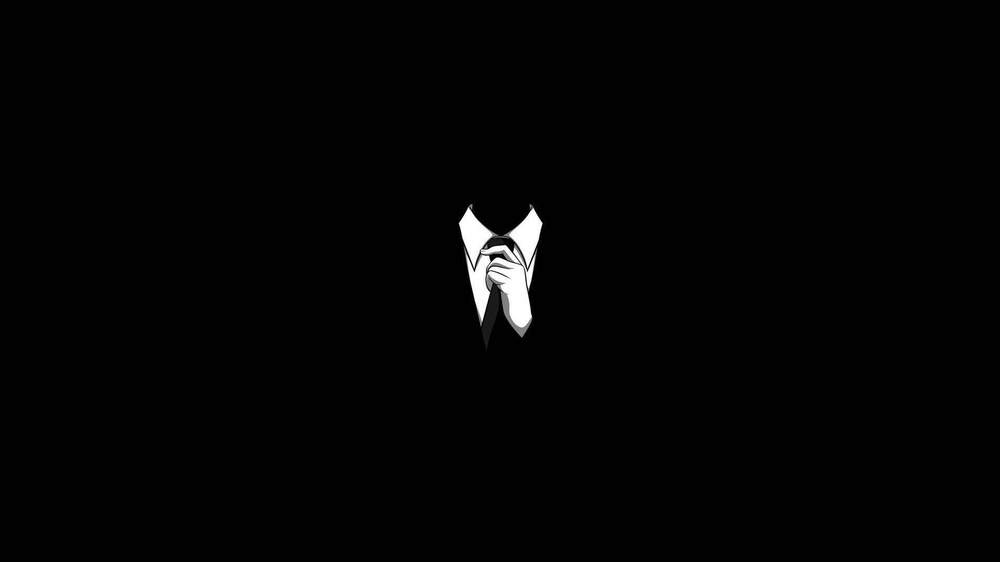
#> input picture ex4/dark.jpg, 1000 x 562 px, shrunk from 1920 x 1080 before the run
$ jupyter execute ex4.ipynb
#> lines starting #> are read from the running program, lines starting #| are printed output that depends on the picture
[cell 1]
import cv2
import numpy as np
from matplotlib import pyplot as plt

def plot_histogram(image, title, ax):
    hist = cv2.calcHist([image], [0], None, [256], [0, 256])
    ax.plot(hist)
    ax.set_xlim([0, 256])
    ax.set_title(title)

def enhance_image(image):
    # Apply histogram equalization
    return cv2.equalizeHist(image)

# Load images
dark_image = cv2.imread('dark.jpg', cv2.IMREAD_GRAYSCALE)
#> dark_image is the input picture: shape (562, 1000); min 0, max 255, mean 3.3
light_image = cv2.imread('bright.jpg', cv2.IMREAD_GRAYSCALE)
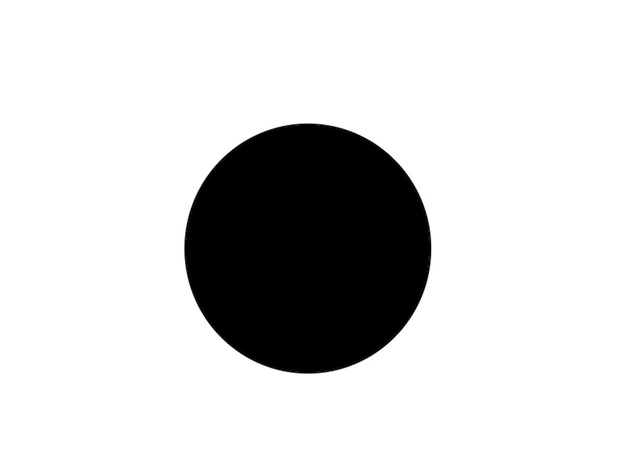
#> input picture ex4/bright.jpg, 625 x 469 px, shrunk from 1200 x 900 before the run
#> light_image is the input picture: shape (469, 625); min 0, max 255, mean 212.9
low_contrast_image = cv2.imread('low_contrast.png', cv2.IMREAD_GRAYSCALE)
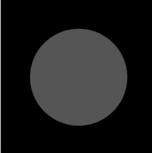
#> input picture ex4/low_contrast.png, 152 x 153 px, shrunk from 291 x 294 before the run
#> low_contrast_image is the input picture: shape (153, 152); min 0, max 163, mean 28.2
high_contrast_image = cv2.imread('high.jpg', cv2.IMREAD_GRAYSCALE)
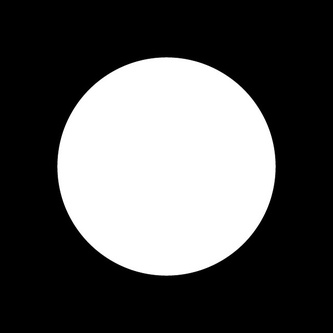
#> input picture ex4/high.jpg, 333 x 333 px, shrunk from 640 x 640 before the run
#> high_contrast_image is the input picture: shape (333, 333); min 0, max 255, mean 86

# Enhance images
enhanced_dark = enhance_image(dark_image)
enhanced_light = enhance_image(light_image)
enhanced_low_contrast = enhance_image(low_contrast_image)
enhanced_high_contrast = enhance_image(high_contrast_image)

# Plot original and enhanced images with their histograms
fig, axes = plt.subplots(4, 4, figsize=(20, 20))

# Dark Image
axes[0, 0].imshow(dark_image, cmap='gray')
axes[0, 0].set_title('Original Dark Image')
axes[0, 0].axis('off')
plot_histogram(dark_image, 'Histogram of Dark Image', axes[0, 1])
#> in plot_histogram, `hist = cv2.calcHist([image], [0], None, [256], [0, 256])`: hist = 256 values, max 552945 at index 1, min 1 at index 154, mean 2195.3

axes[0, 2].imshow(enhanced_dark, cmap='gray')
axes[0, 2].set_title('Enhanced Dark Image')
axes[0, 2].axis('off')
plot_histogram(enhanced_dark, 'Histogram of Enhanced Dark Image', axes[0, 3])

# Light Image
axes[1, 0].imshow(light_image, cmap='gray')
axes[1, 0].set_title('Original Light Image')
axes[1, 0].axis('off')
plot_histogram(light_image, 'Histogram of Light Image', axes[1, 1])

axes[1, 2].imshow(enhanced_light, cmap='gray')
axes[1, 2].set_title('Enhanced Light Image')
axes[1, 2].axis('off')
plot_histogram(enhanced_light, 'Histogram of Enhanced Light Image', axes[1, 3])

# Low Contrast Image
axes[2, 0].imshow(low_contrast_image, cmap='gray')
axes[2, 0].set_title('Original Low Contrast Image')
axes[2, 0].axis('off')
plot_histogram(low_contrast_image, 'Histogram of Low Contrast Image', axes[2, 1])
#> in plot_histogram (call 5), `hist = cv2.calcHist([image], [0], None, [256], [0, 256])`: hist = 256 values, max 15045 at index 0, min 0 at index 90, mean 90.84

axes[2, 2].imshow(enhanced_low_contrast, cmap='gray')
axes[2, 2].set_title('Enhanced Low Contrast Image')
axes[2, 2].axis('off')
plot_histogram(enhanced_low_contrast, 'Histogram of Enhanced Low Contrast Image', axes[2, 3])

# High Contrast Image
axes[3, 0].imshow(high_contrast_image, cmap='gray')
axes[3, 0].set_title('Original High Contrast Image')
axes[3, 0].axis('off')
plot_histogram(high_contrast_image, 'Histogram of High Contrast Image', axes[3, 1])
#> in plot_histogram (call 7), `hist = cv2.calcHist([image], [0], None, [256], [0, 256])`: hist = 256 values, max 71128 at index 0, min 0 at index 34, mean 433.2

axes[3, 2].imshow(enhanced_high_contrast, cmap='gray')
axes[3, 2].set_title('Enhanced High Contrast Image')
axes[3, 2].axis('off')
plot_histogram(enhanced_high_contrast, 'Histogram of Enhanced High Contrast Image', axes[3, 3])

plt.tight_layout()
plt.show()
#> figure, not shown here; panel 2: curve peaks at x = 1, y = 552945; panel 4: curve peaks at x = 251, y = 553489; panel 6: curve peaks at x = 255, y = 242070; panel 8: curve peaks at x = 255, y = 242070

[cell 2]
import cv2
import numpy as np
from matplotlib import pyplot as plt

def plot_histogram(image, title, ax):
    hist = cv2.calcHist([image], [0], None, [256], [0, 256])
    ax.plot(hist)
    ax.set_xlim([0, 256])
    ax.set_title(title)

# Load images
dark_image = cv2.imread('dark.jpg', cv2.IMREAD_GRAYSCALE)
light_image = cv2.imread('bright.jpg', cv2.IMREAD_GRAYSCALE)
low_contrast_image = cv2.imread('low_contrast.png', cv2.IMREAD_GRAYSCALE)
high_contrast_image = cv2.imread('flower.jpeg', cv2.IMREAD_GRAYSCALE)
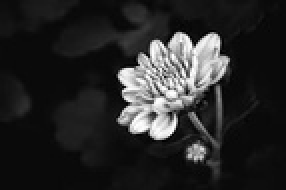
#> input picture ex4/flower.jpeg, 143 x 95 px, shrunk from 275 x 183 before the run (shown 2 times larger)
#> high_contrast_image is the input picture: shape (95, 143); min 0, max 255, mean 40.2

# Plot original images with their histograms
fig, axes = plt.subplots(4, 4, figsize=(20, 20))

# Dark Image
axes[0, 0].imshow(dark_image, cmap='gray')
axes[0, 0].set_title('Original Dark Image')
axes[0, 0].axis('off')
plot_histogram(dark_image, 'Histogram of Dark Image', axes[0, 1])
#> in plot_histogram, `hist = cv2.calcHist([image], [0], None, [256], [0, 256])`: hist = 256 values, max 552945 at index 1, min 1 at index 154, mean 2195.3

# Light Image
axes[1, 0].imshow(light_image, cmap='gray')
axes[1, 0].set_title('Original Light Image')
axes[1, 0].axis('off')
plot_histogram(light_image, 'Histogram of Light Image', axes[1, 1])

# Low Contrast Image
axes[2, 0].imshow(low_contrast_image, cmap='gray')
axes[2, 0].set_title('Original Low Contrast Image')
axes[2, 0].axis('off')
plot_histogram(low_contrast_image, 'Histogram of Low Contrast Image', axes[2, 1])

# High Contrast Image
axes[3, 0].imshow(high_contrast_image, cmap='gray')
axes[3, 0].set_title('Original High Contrast Image')
axes[3, 0].axis('off')
plot_histogram(high_contrast_image, 'Histogram of High Contrast Image', axes[3, 1])

# Clear out the remaining subplots
for i in range(4):
    for j in range(2, 4):
        axes[i, j].axis('off')

plt.tight_layout()
plt.show()
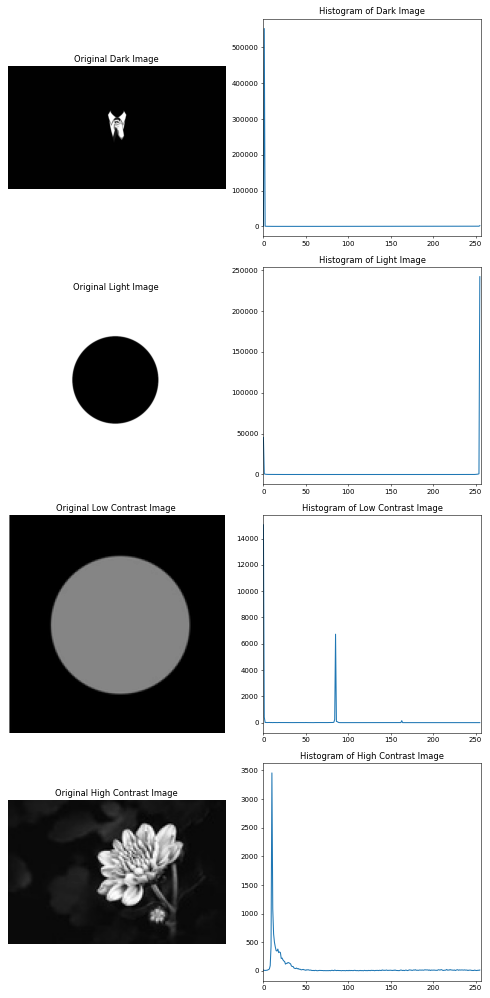
#> figure drawn by matplotlib, 8 panels; panel 2: curve peaks at x = 1, y = 552945; panel 4: curve peaks at x = 255, y = 242070; panel 6: curve peaks at x = 0, y = 15045; panel 8: curve peaks at x = 10, y = 3457

[cell 3]
import cv2
import numpy as np
from matplotlib import pyplot as plt

def plot_histogram(image, title, ax):
    hist = cv2.calcHist([image], [0], None, [256], [0, 256])
    ax.plot(hist)
    ax.set_xlim([0, 256])
    ax.set_title(title)

def enhance_image(image):
    # Apply histogram equalization
    return cv2.equalizeHist(image)

# Load images
dark_image = cv2.imread('dark.jpg', cv2.IMREAD_GRAYSCALE)
light_image = cv2.imread('bright.jpg', cv2.IMREAD_GRAYSCALE)
low_contrast_image = cv2.imread('low_contrast.png', cv2.IMREAD_GRAYSCALE)
high_contrast_image = cv2.imread('flower.jpeg', cv2.IMREAD_GRAYSCALE)

# Enhance images using histogram equalization
enhanced_dark = enhance_image(dark_image)
enhanced_light = enhance_image(light_image)
enhanced_low_contrast = enhance_image(low_contrast_image)
enhanced_high_contrast = enhance_image(high_contrast_image)
#> in enhance_image (call 4), `return cv2.equalizeHist(image)`:
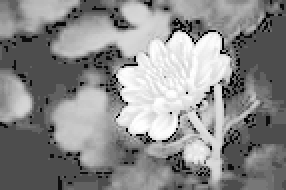
#> returned value: shape (95, 143) (shown 2 times larger); min 0, max 255, mean 137.9

# Plot original and enhanced images with their histograms
fig, axes = plt.subplots(4, 4, figsize=(20, 20))

# Dark Image
axes[0, 0].imshow(dark_image, cmap='gray')
axes[0, 0].set_title('Original Dark Image')
axes[0, 0].axis('off')
plot_histogram(dark_image, 'Histogram of Dark Image', axes[0, 1])

axes[0, 2].imshow(enhanced_dark, cmap='gray')
axes[0, 2].set_title('Enhanced Dark Image')
axes[0, 2].axis('off')
plot_histogram(enhanced_dark, 'Histogram of Enhanced Dark Image', axes[0, 3])

# Light Image
axes[1, 0].imshow(light_image, cmap='gray')
axes[1, 0].set_title('Original Light Image')
axes[1, 0].axis('off')
plot_histogram(light_image, 'Histogram of Light Image', axes[1, 1])

axes[1, 2].imshow(enhanced_light, cmap='gray')
axes[1, 2].set_title('Enhanced Light Image')
axes[1, 2].axis('off')
plot_histogram(enhanced_light, 'Histogram of Enhanced Light Image', axes[1, 3])

# Low Contrast Image
axes[2, 0].imshow(low_contrast_image, cmap='gray')
axes[2, 0].set_title('Original Low Contrast Image')
axes[2, 0].axis('off')
plot_histogram(low_contrast_image, 'Histogram of Low Contrast Image', axes[2, 1])
#> in plot_histogram (call 5), `hist = cv2.calcHist([image], [0], None, [256], [0, 256])`: hist = 256 values, max 15045 at index 0, min 0 at index 90, mean 90.84

axes[2, 2].imshow(enhanced_low_contrast, cmap='gray')
axes[2, 2].set_title('Enhanced Low Contrast Image')
axes[2, 2].axis('off')
plot_histogram(enhanced_low_contrast, 'Histogram of Enhanced Low Contrast Image', axes[2, 3])

# High Contrast Image
axes[3, 0].imshow(high_contrast_image, cmap='gray')
axes[3, 0].set_title('Original High Contrast Image')
axes[3, 0].axis('off')
plot_histogram(high_contrast_image, 'Histogram of High Contrast Image', axes[3, 1])
#> in plot_histogram (call 7), `hist = cv2.calcHist([image], [0], None, [256], [0, 256])`: hist = 256 values, max 3457 at index 10, min 3 at index 79, mean 53.07

axes[3, 2].imshow(enhanced_high_contrast, cmap='gray')
axes[3, 2].set_title('Enhanced High Contrast Image')
axes[3, 2].axis('off')
plot_histogram(enhanced_high_contrast, 'Histogram of Enhanced High Contrast Image', axes[3, 3])

# Clear out the remaining subplots
for i in range(4):
    for j in range(2, 4):
        axes[i, j].axis('off')

# Adjust layout to remove white space
plt.tight_layout()
plt.savefig('output.png', bbox_inches='tight', pad_inches=0)
#> figure, not shown here; panel 2: curve peaks at x = 1, y = 552945; panel 6: curve peaks at x = 255, y = 242070; panel 10: curve peaks at x = 0, y = 15045; panel 14: curve peaks at x = 10, y = 3457
plt.show()

[cell 4]
import cv2
import numpy as np
from matplotlib import pyplot as plt
from skimage import exposure

def plot_histogram(image, title, ax):
    # Convert image to uint8 if it's not already
    if image.dtype != np.uint8:
        image = (image * 255).astype(np.uint8)
    hist = cv2.calcHist([image], [0], None, [256], [0, 256])
    ax.plot(hist)
    ax.set_xlim([0, 256])
    ax.set_title(title)

def match_histograms(source, reference):
    # Match the histogram of the source image to that of the reference image
    return exposure.match_histograms(source, reference, channel_axis=None)

# Load images
dark_image = cv2.imread('dark.jpg', cv2.IMREAD_GRAYSCALE)
light_image = cv2.imread('bright.jpg', cv2.IMREAD_GRAYSCALE)
low_contrast_image = cv2.imread('low_contrast.png', cv2.IMREAD_GRAYSCALE)
high_contrast_image = cv2.imread('flower.jpeg', cv2.IMREAD_GRAYSCALE)

# Target histogram: Using light image as the reference
target_histogram = light_image

# Apply histogram matching
matched_dark = match_histograms(dark_image, target_histogram)
matched_low_contrast = match_histograms(low_contrast_image, target_histogram)
matched_high_contrast = match_histograms(high_contrast_image, target_histogram)
#> in match_histograms (call 3), `return exposure.match_histograms(source, reference, channel_axis=None)`:
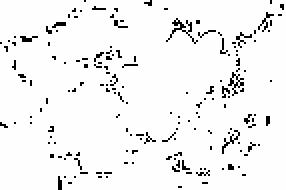
#> returned value: shape (95, 143) float64 (shown 2 times larger); min 0, max 255, mean 242.2

# Plot original and matched images with their histograms
fig, axes = plt.subplots(4, 4, figsize=(20, 20))

# Dark Image
axes[0, 0].imshow(dark_image, cmap='gray')
axes[0, 0].set_title('Original Dark Image')
axes[0, 0].axis('off')
plot_histogram(dark_image, 'Histogram of Dark Image', axes[0, 1])
#> in plot_histogram, `hist = cv2.calcHist([image], [0], None, [256], [0, 256])`: hist = 256 values, max 552945 at index 1, min 1 at index 154, mean 2195.3

axes[0, 2].imshow(matched_dark, cmap='gray')
axes[0, 2].set_title('Matched Dark Image')
axes[0, 2].axis('off')
plot_histogram(matched_dark, 'Histogram of Matched Dark Image', axes[0, 3])

# Light Image
axes[1, 0].imshow(light_image, cmap='gray')
axes[1, 0].set_title('Original Light Image')
axes[1, 0].axis('off')
plot_histogram(light_image, 'Histogram of Light Image', axes[1, 1])

# Low Contrast Image
axes[2, 0].imshow(low_contrast_image, cmap='gray')
axes[2, 0].set_title('Original Low Contrast Image')
axes[2, 0].axis('off')
plot_histogram(low_contrast_image, 'Histogram of Low Contrast Image', axes[2, 1])

axes[2, 2].imshow(matched_low_contrast, cmap='gray')
axes[2, 2].set_title('Matched Low Contrast Image')
axes[2, 2].axis('off')
plot_histogram(matched_low_contrast, 'Histogram of Matched Low Contrast Image', axes[2, 3])
#> in plot_histogram (call 5), `image = (image * 255).astype(np.uint8)`:
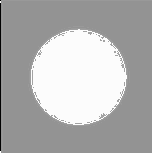
#> image: shape (153, 152); min 1, max 255, mean 177.8
#> in plot_histogram (call 5), `hist = cv2.calcHist([image], [0], None, [256], [0, 256])`: hist = 256 values, max 15045 at index 147, min 0 at index 0, mean 90.84

# High Contrast Image
axes[3, 0].imshow(high_contrast_image, cmap='gray')
axes[3, 0].set_title('Original High Contrast Image')
axes[3, 0].axis('off')
plot_histogram(high_contrast_image, 'Histogram of High Contrast Image', axes[3, 1])

axes[3, 2].imshow(matched_high_contrast, cmap='gray')
axes[3, 2].set_title('Matched High Contrast Image')
axes[3, 2].axis('off')
plot_histogram(matched_high_contrast, 'Histogram of Matched High Contrast Image', axes[3, 3])
#> in plot_histogram (call 7), `image = (image * 255).astype(np.uint8)`:
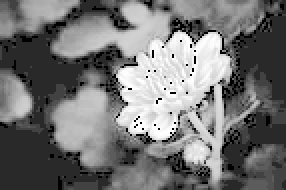
#> image: shape (95, 143) (shown 2 times larger); min 0, max 255, mean 115.9
#> in plot_histogram (call 7), `hist = cv2.calcHist([image], [0], None, [256], [0, 256])`: hist = 256 values, max 3457 at index 41, min 0 at index 2, mean 53.07

# Clear out the remaining subplots
for i in range(4):
    for j in range(2, 4):
        axes[i, j].axis('off')

# Adjust layout to remove white space
plt.tight_layout()
plt.savefig('output_histogram_matching.png', bbox_inches='tight', pad_inches=0)
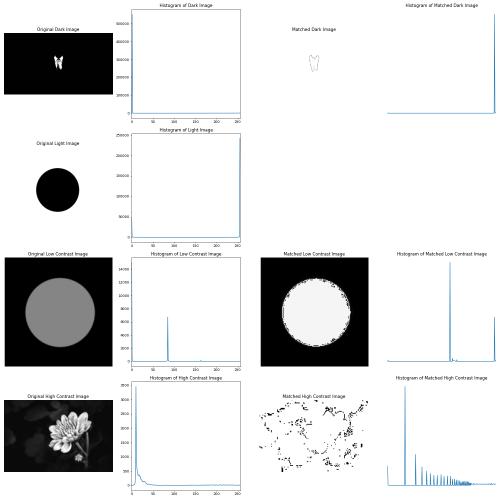
#> figure drawn by matplotlib, 14 panels; panel 2: curve peaks at x = 1, y = 552945; panel 6: curve peaks at x = 255, y = 242070; panel 8: curve peaks at x = 0, y = 15045; panel 12: curve peaks at x = 10, y = 3457
plt.show()
